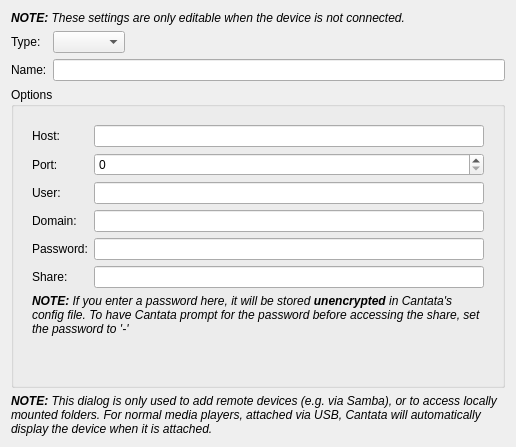
<?xml version="1.0" encoding="UTF-8"?>
<ui version="4.0">
 <class>RemoteDevicePropertiesWidget</class>
 <widget class="QWidget" name="RemoteDevicePropertiesWidget">
  <property name="geometry">
   <rect>
    <x>0</x>
    <y>0</y>
    <width>516</width>
    <height>447</height>
   </rect>
  </property>
  <layout class="QVBoxLayout" name="verticalLayout_2">
   <item>
    <widget class="QLabel" name="connectionNote">
     <property name="text">
      <string>&lt;i&gt;&lt;b&gt;NOTE:&lt;/b&gt; These settings are only editable when the device is not connected.&lt;/i&gt;</string>
     </property>
     <property name="wordWrap">
      <bool>true</bool>
     </property>
    </widget>
   </item>
   <item>
    <layout class="QFormLayout" name="formLayout">
     <property name="fieldGrowthPolicy">
      <enum>QFormLayout::ExpandingFieldsGrow</enum>
     </property>
     <item row="0" column="0">
      <widget class="BuddyLabel" name="typeLabel">
       <property name="text">
        <string>Type:</string>
       </property>
       <property name="buddy">
        <cstring>type</cstring>
       </property>
      </widget>
     </item>
     <item row="0" column="1">
      <widget class="QComboBox" name="type"/>
     </item>
     <item row="1" column="0">
      <widget class="BuddyLabel" name="nameLabel">
       <property name="text">
        <string>Name:</string>
       </property>
       <property name="buddy">
        <cstring>name</cstring>
       </property>
      </widget>
     </item>
     <item row="1" column="1">
      <widget class="LineEdit" name="name"/>
     </item>
    </layout>
   </item>
   <item>
    <widget class="QGroupBox" name="groupBox">
     <property name="title">
      <string>Options</string>
     </property>
     <layout class="QVBoxLayout" name="verticalLayout">
      <item>
       <widget class="QStackedWidget" name="stackedWidget">
        <property name="currentIndex">
         <number>0</number>
        </property>
        <widget class="QWidget" name="smbPage">
         <layout class="QVBoxLayout" name="verticalLayout_3">
          <item>
           <layout class="QFormLayout" name="formLayout_4">
            <item row="0" column="0">
             <widget class="BuddyLabel" name="hostLabel_2">
              <property name="text">
               <string>Host:</string>
              </property>
              <property name="buddy">
               <cstring>smbHost</cstring>
              </property>
             </widget>
            </item>
            <item row="0" column="1">
             <widget class="LineEdit" name="smbHost"/>
            </item>
            <item row="1" column="0">
             <widget class="BuddyLabel" name="portLabel_2">
              <property name="text">
               <string>Port:</string>
              </property>
              <property name="buddy">
               <cstring>smbPort</cstring>
              </property>
             </widget>
            </item>
            <item row="1" column="1">
             <widget class="SpinBox" name="smbPort">
              <property name="maximum">
               <number>65535</number>
              </property>
             </widget>
            </item>
            <item row="2" column="0">
             <widget class="BuddyLabel" name="userLabel_2">
              <property name="text">
               <string>User:</string>
              </property>
              <property name="buddy">
               <cstring>smbUser</cstring>
              </property>
             </widget>
            </item>
            <item row="2" column="1">
             <widget class="LineEdit" name="smbUser"/>
            </item>
            <item row="3" column="0">
             <widget class="BuddyLabel" name="label_2">
              <property name="text">
               <string>Domain:</string>
              </property>
              <property name="buddy">
               <cstring>smbDomain</cstring>
              </property>
             </widget>
            </item>
            <item row="3" column="1">
             <widget class="LineEdit" name="smbDomain"/>
            </item>
            <item row="4" column="0">
             <widget class="BuddyLabel" name="label_3">
              <property name="text">
               <string>Password:</string>
              </property>
              <property name="buddy">
               <cstring>smbPassword</cstring>
              </property>
             </widget>
            </item>
            <item row="4" column="1">
             <widget class="LineEdit" name="smbPassword"/>
            </item>
            <item row="5" column="0">
             <widget class="BuddyLabel" name="folderLabel_2">
              <property name="text">
               <string>Share:</string>
              </property>
              <property name="buddy">
               <cstring>smbShare</cstring>
              </property>
             </widget>
            </item>
            <item row="5" column="1">
             <widget class="LineEdit" name="smbShare"/>
            </item>
           </layout>
          </item>
          <item>
           <widget class="QLabel" name="label_4">
            <property name="text">
             <string>&lt;i&gt;&lt;b&gt;NOTE:&lt;/b&gt; If you enter a password here, it will be stored &lt;b&gt;unencrypted&lt;/b&gt; in Cantata's config file. To have Cantata prompt for the password before accessing the share, set the password to '-'&lt;/i&gt;</string>
            </property>
            <property name="wordWrap">
             <bool>true</bool>
            </property>
           </widget>
          </item>
          <item>
           <spacer name="verticalSpacer">
            <property name="orientation">
             <enum>Qt::Vertical</enum>
            </property>
            <property name="sizeHint" stdset="0">
             <size>
              <width>20</width>
              <height>14</height>
             </size>
            </property>
           </spacer>
          </item>
         </layout>
        </widget>
        <widget class="QWidget" name="smbAvahiPage">
         <layout class="QVBoxLayout" name="verticalLayout_3x">
          <item>
           <layout class="QFormLayout" name="formLayout_4x">
            <item row="0" column="0">
             <widget class="BuddyLabel" name="hostLabel_2x">
              <property name="text">
               <string>Service name:</string>
              </property>
              <property name="buddy">
               <cstring>smbAvahiName</cstring>
              </property>
             </widget>
            </item>
            <item row="0" column="1">
             <widget class="LineEdit" name="smbAvahiName"/>
            </item>
            <item row="1" column="0">
             <widget class="BuddyLabel" name="userLabel_2x">
              <property name="text">
               <string>User:</string>
              </property>
              <property name="buddy">
               <cstring>smbAvahiUser</cstring>
              </property>
             </widget>
            </item>
            <item row="1" column="1">
             <widget class="LineEdit" name="smbAvahiUser"/>
            </item>
            <item row="2" column="0">
             <widget class="BuddyLabel" name="label_2x">
              <property name="text">
               <string>Domain:</string>
              </property>
              <property name="buddy">
               <cstring>smbAvahiDomain</cstring>
              </property>
             </widget>
            </item>
            <item row="2" column="1">
             <widget class="LineEdit" name="smbAvahiDomain"/>
            </item>
            <item row="3" column="0">
             <widget class="BuddyLabel" name="label_3x">
              <property name="text">
               <string>Password:</string>
              </property>
              <property name="buddy">
               <cstring>smbAvahiPassword</cstring>
              </property>
             </widget>
            </item>
            <item row="3" column="1">
             <widget class="LineEdit" name="smbAvahiPassword"/>
            </item>
            <item row="4" column="0">
             <widget class="BuddyLabel" name="folderLabel_x2">
              <property name="text">
               <string>Share:</string>
              </property>
              <property name="buddy">
               <cstring>smbAvahiShare</cstring>
              </property>
             </widget>
            </item>
            <item row="4" column="1">
             <widget class="LineEdit" name="smbAvahiShare"/>
            </item>
           </layout>
          </item>
          <item>
           <widget class="QLabel" name="label_4x">
            <property name="text">
             <string>&lt;i&gt;&lt;b&gt;NOTE:&lt;/b&gt; If you enter a password here, it will be stored &lt;b&gt;unencrypted&lt;/b&gt; in Cantata's config file. To have Cantata prompt for the password before accessing the share, set the password to '-'&lt;/i&gt;</string>
            </property>
            <property name="wordWrap">
             <bool>true</bool>
            </property>
           </widget>
          </item>
          <item>
           <spacer name="verticalSpacerx">
            <property name="orientation">
             <enum>Qt::Vertical</enum>
            </property>
            <property name="sizeHint" stdset="0">
             <size>
              <width>20</width>
              <height>14</height>
             </size>
            </property>
           </spacer>
          </item>
         </layout>
        </widget>
        <widget class="QWidget" name="sshPage">
         <layout class="QVBoxLayout" name="verticalLayout_4">
          <item>
           <layout class="QFormLayout" name="formLayout_2">
            <item row="0" column="0">
             <widget class="BuddyLabel" name="hostLabel">
              <property name="text">
               <string>Host:</string>
              </property>
              <property name="buddy">
               <cstring>sshHost</cstring>
              </property>
             </widget>
            </item>
            <item row="0" column="1">
             <widget class="LineEdit" name="sshHost"/>
            </item>
            <item row="1" column="0">
             <widget class="BuddyLabel" name="portLabel">
              <property name="text">
               <string>Port:</string>
              </property>
              <property name="buddy">
               <cstring>sshPort</cstring>
              </property>
             </widget>
            </item>
            <item row="1" column="1">
             <widget class="SpinBox" name="sshPort">
              <property name="maximum">
               <number>65535</number>
              </property>
             </widget>
            </item>
            <item row="2" column="0">
             <widget class="BuddyLabel" name="userLabel">
              <property name="text">
               <string>User:</string>
              </property>
              <property name="buddy">
               <cstring>sshUser</cstring>
              </property>
             </widget>
            </item>
            <item row="2" column="1">
             <widget class="LineEdit" name="sshUser"/>
            </item>
            <item row="3" column="0">
             <widget class="BuddyLabel" name="folderLabel">
              <property name="text">
               <string>Folder:</string>
              </property>
              <property name="buddy">
               <cstring>sshFolder</cstring>
              </property>
             </widget>
            </item>
            <item row="3" column="1">
             <widget class="LineEdit" name="sshFolder"/>
            </item>
            <item row="4" column="0">
             <widget class="BuddyLabel" name="sshExtraLabel">
              <property name="text">
               <string>Extra Options:</string>
              </property>
              <property name="buddy">
               <cstring>sshExtra</cstring>
              </property>
             </widget>
            </item>
            <item row="4" column="1">
             <widget class="LineEdit" name="sshExtra"/>
            </item>
           </layout>
          </item>
          <item>
           <widget class="QLabel" name="label_5">
            <property name="text">
             <string>&lt;i&gt;&lt;b&gt;NOTE:&lt;/b&gt; Due to the way sshfs works, a suitable ssh-askpass application (ksshaskpass, ssh-askpass-gnome, etc.) will be required to enter the password.&lt;/i&gt;</string>
            </property>
            <property name="wordWrap">
             <bool>true</bool>
            </property>
           </widget>
          </item>
          <item>
           <spacer name="verticalSpacer_2">
            <property name="orientation">
             <enum>Qt::Vertical</enum>
            </property>
            <property name="sizeHint" stdset="0">
             <size>
              <width>20</width>
              <height>78</height>
             </size>
            </property>
           </spacer>
          </item>
         </layout>
        </widget>
        <widget class="QWidget" name="filePage">
         <layout class="QFormLayout" name="formLayout_3">
          <item row="0" column="0">
           <widget class="BuddyLabel" name="label">
            <property name="text">
             <string>Folder:</string>
            </property>
            <property name="buddy">
             <cstring>fileFolder</cstring>
            </property>
           </widget>
          </item>
          <item row="0" column="1">
           <widget class="PathRequester" name="fileFolder"/>
          </item>
         </layout>
        </widget>
       </widget>
      </item>
     </layout>
    </widget>
   </item>
   <item>
    <widget class="QLabel" name="infoLabel">
     <property name="sizePolicy">
      <sizepolicy hsizetype="Preferred" vsizetype="Maximum">
       <horstretch>0</horstretch>
       <verstretch>0</verstretch>
      </sizepolicy>
     </property>
     <property name="text">
      <string>&lt;i&gt;&lt;b&gt;NOTE:&lt;/b&gt; This dialog is only used to add remote devices (e.g. via Samba), or to access locally mounted folders. For normal media players, attached via USB, Cantata will automatically display the device when it is attached.&lt;/i&gt;</string>
     </property>
     <property name="alignment">
      <set>Qt::AlignLeading|Qt::AlignLeft|Qt::AlignTop</set>
     </property>
     <property name="wordWrap">
      <bool>true</bool>
     </property>
    </widget>
   </item>
  </layout>
 </widget>
 <customwidgets>
  <customwidget>
   <class>PathRequester</class>
   <extends>QLineEdit</extends>
   <header>pathrequester.h</header>
  </customwidget>
  <customwidget>
   <class>LineEdit</class>
   <extends>QLineEdit</extends>
   <header>lineedit.h</header>
  </customwidget>
  <customwidget>
   <class>BuddyLabel</class>
   <extends>QLabel</extends>
   <header>buddylabel.h</header>
  </customwidget>
  <customwidget>
   <class>SpinBox</class>
   <extends>QSpinBox</extends>
   <header>spinbox.h</header>
  </customwidget>
 </customwidgets>
 <tabstops>
  <tabstop>type</tabstop>
 </tabstops>
 <resources/>
 <connections>
  <connection>
   <sender>type</sender>
   <signal>activated(int)</signal>
   <receiver>stackedWidget</receiver>
   <slot>setCurrentIndex(int)</slot>
   <hints>
    <hint type="sourcelabel">
     <x>65</x>
     <y>22</y>
    </hint>
    <hint type="destinationlabel">
     <x>101</x>
     <y>94</y>
    </hint>
   </hints>
  </connection>
 </connections>
</ui>
